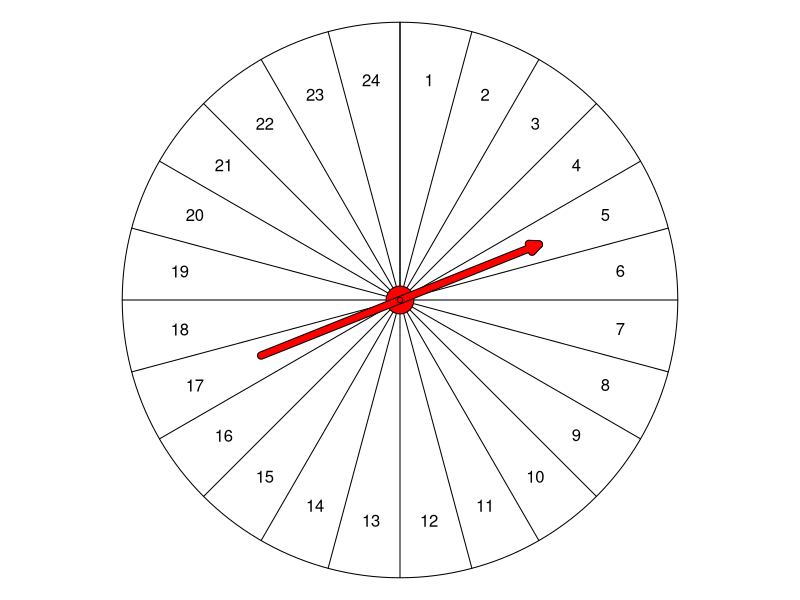
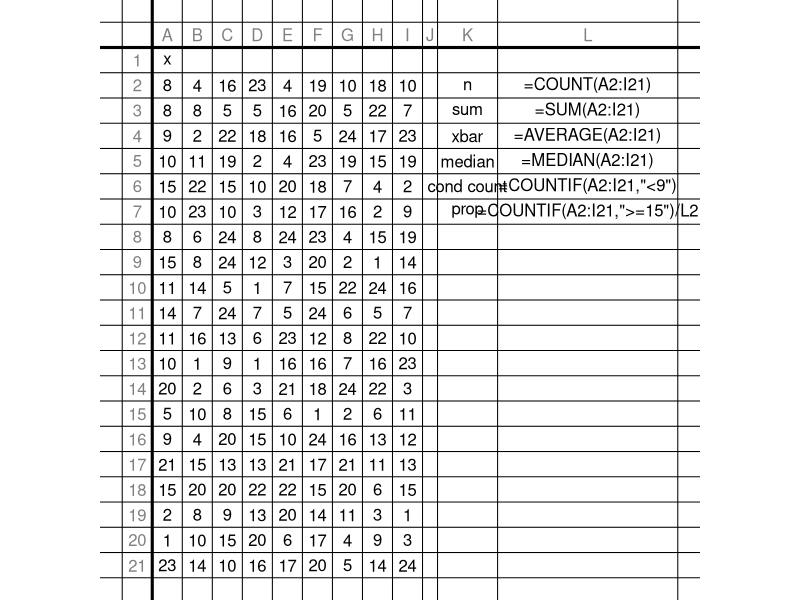

Write the R code that produced these figures, in order.
## ---- chunk 1
# S-ID.A: Summarize, represent, and interpret data on a single count or measurement variable. Use calculators, spreadsheets, and other technology as appropriate.
knitr::opts_chunk$set(echo = FALSE)
options(scipen=100)

# sample size
# total
# mean
# median
# a count <, <=, >, >=
# a proportion <, <=, >, >=

nrows = sample(13:20,1)
ncols = sample(5:9,1)

while(T){
  n = nrows*ncols
  a = 1 #sample(3:5,1)*10
  w = sample(12:30,1)
  b = a+w
  x = sample(a:b,n,T)
  
  xlo = min(x)
  xhi = max(x)
  
  tot = sum(x)
  xbar = round(mean(x),1)
  med = median(x)
  b1 = sample(xlo:xhi,1)
  cs = c(sum(x<b1),sum(x<=b1),sum(x>b1),sum(x>=b1))
  b2 = sample(xlo:xhi,1)
  cs2 = c(sum(x<b2),sum(x<=b2),sum(x>b2),sum(x>=b2))
  ps = c(mean(x<b2),mean(x<=b2),mean(x>b2),mean(x>=b2))
  
  types = sample(1:4,2)
  syms = c("<","\\le",">","\\ge")
  symsheet = c("<","<=",">",">=")
  wrds = c("less than","at most","greater than","at least")
  cty = types[1]
  pty = types[2]
  cnt = cs[cty]
  cnt2 = cs[pty]
  prp = round(ps[pty],2)
  csym = syms[cty]
  psym = syms[pty]
  csymsheet = symsheet[cty]
  psymsheet = symsheet[pty]
  cwrd = wrds[cty]
  pwrd = wrds[pty]
  if(cnt>30 && cnt<(n-30) && prp>0.2 && prp<0.8 && abs(cnt-cnt2)/n>0.1 && b1!=b2){break}
}

lonopt = n-sample(0:3,1)
nopts = lonopt+0:3
nal = paste0("* ",nopts,collapse="\n")
nsol = paste0(1*(nopts==n),collapse="")

lowesttotopt = tot-sample(0:3,1)
topts = lowesttotopt+0:3
tal = paste0("* ",topts,collapse="\n")
tsol = paste0(1*(topts==tot),collapse="")

loxbaropt = xbar-sample(0:3,1)*0.2
xbaropts = round(loxbaropt+0:3*0.2,1)
xbaral = paste0("* ",xbaropts,collapse="\n")
xbarsol = paste0(1*(xbaropts==xbar),collapse="")

lomedopt = med-sample(0:3,1)*0.5
medopts = round(lomedopt+0:3*0.5,1)
medal = paste0("* ",medopts,collapse="\n")
medsol = paste0(1*(medopts==med),collapse="")

locopt = max(min(cnt-sample(0:3,1)*1,n-3),1)
copts = round(locopt+0:3*1,0)
cal = paste0("* ",copts,collapse="\n")
csol = paste0(1*(copts==cnt),collapse="")

lopopt = prp-sample(0:3,1)*0.02
popts = round(lopopt+0:3*0.02,2)
pal = paste0("* ",popts,collapse="\n")
psol = paste0(1*(popts==prp),collapse="")

## ---- chunk 2
par(mar=c(0,0,0,0),pty="s")
plot(0,0,type="n",xlim=c(-1,1),ylim=c(-1,1),axes=F,ann=F)
W = w+1
vals = a:b
t = seq(0,2*pi,pi/100)
t2 = seq(0,2*pi,length.out=(W+1))
t3 = (t2[1:W]+t2[2:(W+1)])/2
polygon(sin(t),cos(t))
for(tt in t2){
  lines(c(0,sin(tt)),c(0,cos(tt)))
}
for(i in 1:W){
  text(sin(t3[i])*0.8,cos(t3[i])*0.8,vals[i])
}
polygon(sin(t)*0.05,cos(t)*0.05,border="black",col="red")
arrows(-0.5,-0.2,0.5,0.2,lwd=8,length=0.1,angle=25,col="black")
arrows(-0.5,-0.2,0.5,0.2,lwd=6,length=0.1,angle=25,col="red")
polygon(sin(t)*0.01,cos(t)*0.01,border="black",col="red")
## ---- chunk 3
opts <- options(knitr.kable.NA = "")
mydf = data.frame(matrix(x,nrow = nrows))
colnames(mydf) = c("x",rep(" ",ncols-1))
knitr::kable(mydf,format="html", align = "c",row.names=F,table.attr='class="bordered-table"')
## ---- chunk 4
spacer = rep("",nrows)
variables = c("n","sum","xbar","median","cond count","prop")
lastcol = LETTERS[ncols]
lastrow = nrows+1
fcol = LETTERS[ncols+3]
nref = paste0(fcol,"2",collapse="")
rng = paste0("A2:",lastcol,lastrow,collapse="")
f1 = paste0("=COUNT(",rng,")",collapse="")
f2 = paste0("=SUM(",rng,")",collapse="")
f3 = paste0("=AVERAGE(",rng,")",collapse="")
f4 = paste0("=MEDIAN(",rng,")",collapse="")
f5 = paste0("=COUNTIF(",rng,',"',csymsheet,b1,'")',collapse="")
f6 = paste0("=COUNTIF(",rng,',"',psymsheet,b2,'")/',nref,collapse="")
formulas = c(f1,f2,f3,f4,f5,f6)
variables=c(variables,rep("",nrows-length(variables)))
formulas=c(formulas,rep("",nrows-length(formulas)))
data = cbind(mydf,spacer,variables,formulas) #data.frame(x,spacer,variables,formulas)
colnames(data)=c("x",rep(" ",dim(data)[2]-1))
## ---- chunk 5
draw_ss = function(df,widths=rep(1,length(df[1,])+1)){
  xline = c(0,cumsum(widths)/sum(widths))
  nrow = length(df[,1])
  ncol = length(df[1,])
  xtex = (xline[2:(ncol+2)]+xline[1:(ncol+1)])/2
  par(mar=c(0,0,0,0))
  plot(0,0,type="n",xlim=c(0,1),ylim=c(0,1),axes=F,ann=F)
  hi = 1:((nrow+2)*2+1)
  vi = 1:((ncol+1)*2+1)
  hpos = seq(1,0,length.out=(nrow+2)*2+1)
  vpos = seq(0,1,length.out=(ncol+1)*2+1)
  hlin = hpos[hi%%2==1]
  ytex = hpos[hi%%2==0]
  vlin = vpos[vi%%2==1]
  #xtex = vpos[vi%%2==0]
  abline(h=hlin)
  abline(h=hlin[2],lwd=3)
  abline(v=xline)
  abline(v=xline[2],lwd=3)
  for(i in 2:(ncol+1)){
    text(xtex[i],ytex[1],LETTERS[i-1],col=rgb(0.5,0.5,0.5))
    text(xtex[i],ytex[2],colnames(df)[i-1])
  }    
  for(i in 2:(nrow+2)){
    text(xtex[1],ytex[i],i-1,col=rgb(0.5,0.5,0.5))
  }
  for(i in 1:nrow){
    for(j in 1:ncol){
      text(xtex[j+1],ytex[i+2],df[i,j])
    }
  }
}
draw_ss(data,c(rep(1,ncols+1),0.5,2,6))
